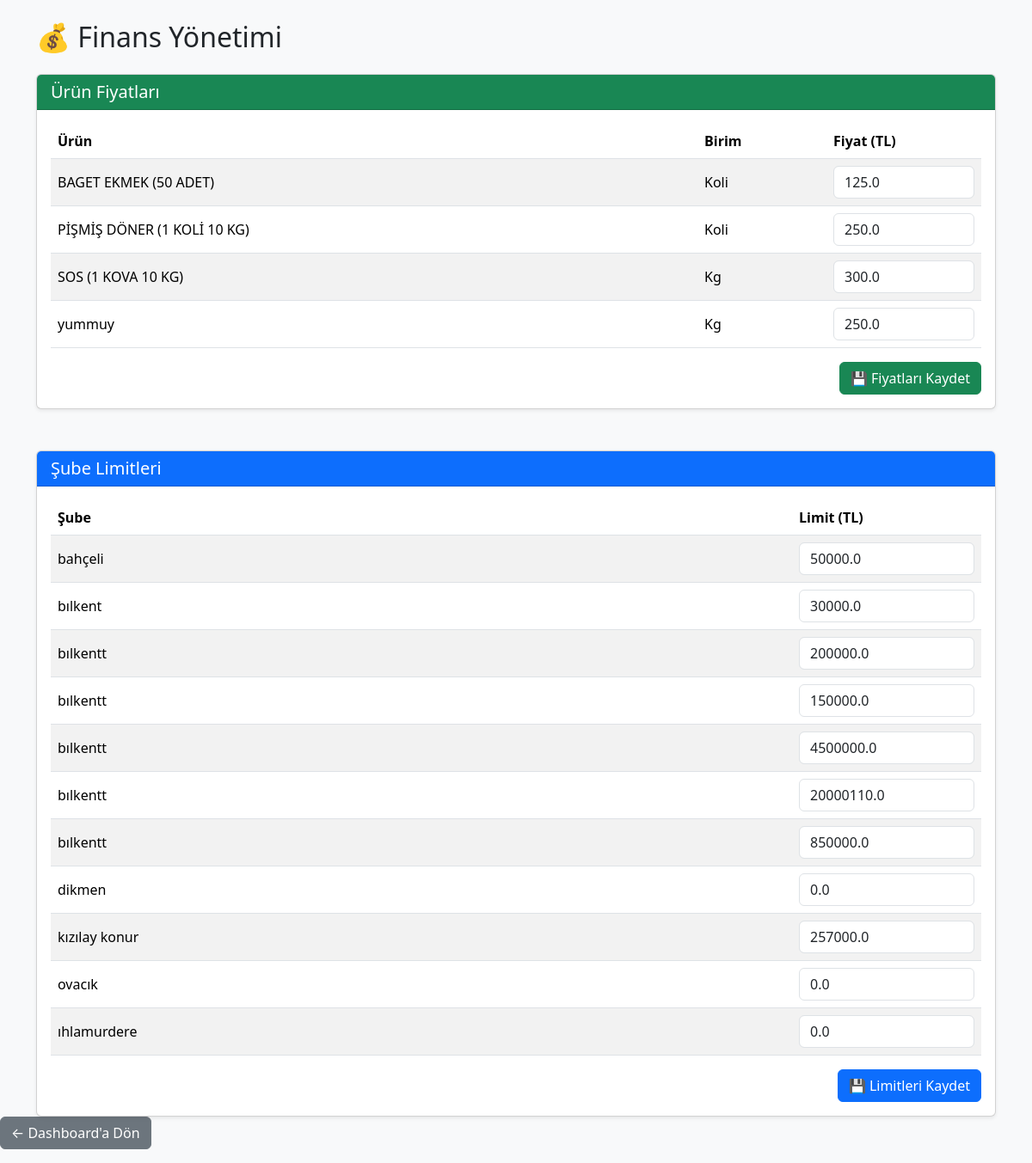
/finans (signed in), run on an earlier commit of the app's database.
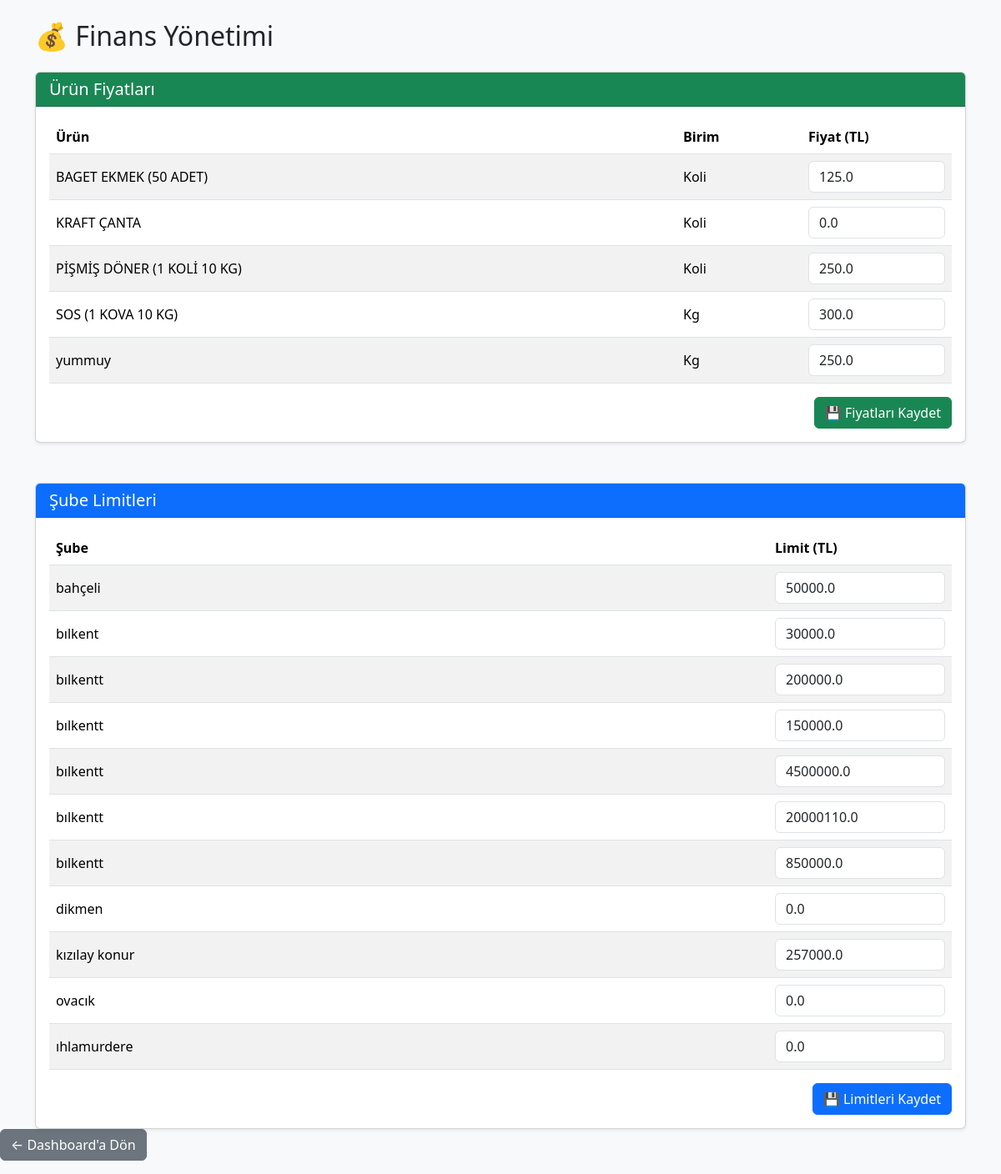
And on a later commit of the database.
### tables this page shows
CREATE TABLE urunler(

            id INTEGER PRIMARY KEY AUTOINCREMENT,

            urun_kodu TEXT NOT NULL UNIQUE,

            urun_adi TEXT NOT NULL,

            kategori TEXT,

            birim TEXT,

            durum TEXT

        , palet_kapasitesi INTEGER DEFAULT 0, urun_tipi TEXT DEFAULT 'Donuk', koli_agirligi REAL DEFAULT 0, fiyat REAL DEFAULT 0, tedarik_sekli TEXT DEFAULT 'Merkez');

CREATE TABLE subeler(

            id INTEGER PRIMARY KEY AUTOINCREMENT,

            sube_adi TEXT NOT NULL,

            yetkili TEXT,

            telefon TEXT,

            eposta TEXT,

            il TEXT,

            ilce TEXT,

            adres TEXT,

            durum TEXT

        , kullanici_adi TEXT, sifre TEXT, uretim_gunu TEXT, sevkiyat_gunu TEXT, sevkiyat_saati TEXT, teslim_suresi TEXT, limit_tutari REAL DEFAULT 0, firma TEXT DEFAULT 'ÖZNİL', lojistik_bedeli REAL DEFAULT 0);

### src/main.py (the view, shortened to what this page needs)
@app.route("/finans", methods=["GET", "POST"])
def finans():
    sonuc = admin_kontrol()
    if sonuc:
        return sonuc
    urunler = get_finans_urunleri()
    subeler = get_finans_subeleri()
    return render_template(
        "finans.html",
        urunler=urunler,
        subeler=subeler
    )

### src/database.py (called while the page is built)
def connect_database():
    print("DB =", os.path.abspath(DB_NAME))
    return sqlite3.connect(DB_NAME)

def get_finans_urunleri():
    conn = connect_database()
    cursor = conn.cursor()
    cursor.execute("""
        SELECT
            id,
            urun_adi,
            birim,
            fiyat

        FROM urunler

        ORDER BY urun_adi
    """)
    sonuc = cursor.fetchall()
    conn.close()
    return sonuc

def get_finans_subeleri():
    conn = connect_database()
    cursor = conn.cursor()
    cursor.execute("""
        SELECT
            id,
            sube_adi,
            limit_tutari

        FROM subeler

        ORDER BY sube_adi
    """)
    sonuc = cursor.fetchall()
    conn.close()
    return sonuc

### src/main.py (called while the page is built)
@app.before_request
def test():
    print(
        "METHOD:",
        request.method,
        "URL:",
        request.path
    )

def admin_kontrol():
    if "giris" not in session:
        return redirect("/")
    if session.get("yetki") != "admin":
        abort(403)
    return None

### templates/finans.html (shortened to what this page needs)
<!DOCTYPE html>
<html lang="tr">
<head>
    <link href="https://cdn.jsdelivr.net/npm/bootstrap@5.3.3/dist/css/bootstrap.min.css" rel="stylesheet">
</head>
<body class="bg-light">
<div class="container mt-4">
    <h2 class="mb-4">
        💰 Finans Yönetimi
    </h2>
    <div class="card shadow-sm mb-5">
        <div class="card-header bg-success text-white">
            <h5 class="mb-0">
                Ürün Fiyatları
            </h5>
        </div>
        <div class="card-body">
            <form method="POST">
                <table class="table table-striped table-hover align-middle">
                    <thead>
                        <tr>
                            <th>Ürün</th>
                            <th width="150">Birim</th>
                            <th width="180">Fiyat (TL)</th>
                        </tr>
                    </thead>
                    <tbody>
                    {% for urun in urunler %}
                        <tr>
                            <td>{{ urun[1] }}</td>
                            <td>{{ urun[2] }}</td>
                            <td>
                                <input
                                    type="number"
                                    step="0.01"
                                    min="0"
                                    class="form-control"
                                    name="fiyat_{{ urun[0] }}"
                                    value="{{ urun[3] }}">
                            </td>
                        </tr>
                    {% endfor %}
                    </tbody>
                </table>
                <div class="text-end">
                    <button
                        type="submit"
                        class="btn btn-success">
                        💾 Fiyatları Kaydet
                    </button>
                </div>
            </form>
        </div>
    </div>
    <div class="card shadow-sm">
        <div class="card-header bg-primary text-white">
            <h5 class="mb-0">
                Şube Limitleri
            </h5>
        </div>
        <div class="card-body">
            <form method="POST">
                <table class="table table-striped table-hover align-middle">
                    <thead>
                        <tr>
                            <th>Şube</th>
                            <th width="220">Limit (TL)</th>
                        </tr>
                    </thead>
                    <tbody>
                    {% for sube in subeler %}
                        <tr>
                            <td>{{ sube[1] }}</td>
                            <td>
                                <input
                                    type="number"
                                    step="0.01"
                                    min="0"
                                    class="form-control"
                                    name="limit_{{ sube[0] }}"
                                    value="{{ sube[2] }}">
                            </td>
                        </tr>
                    {% endfor %}
                    </tbody>
                </table>
                <div class="text-end">
                    <button
                        type="submit"
                        class="btn btn-primary">
                        💾 Limitleri Kaydet
                    </button>
                </div>
            </form>
        </div>
    </div>
</div>
</body>
</html>
<div class="mb-3">
    <a href="/dashboard" class="btn btn-secondary">
        ← Dashboard'a Dön
    </a>
</div>

What changed in the data, as far as the page shows it:
added urunler: urun_adi "KRAFT ÇANTA", birim "Koli", fiyat "0.0"
